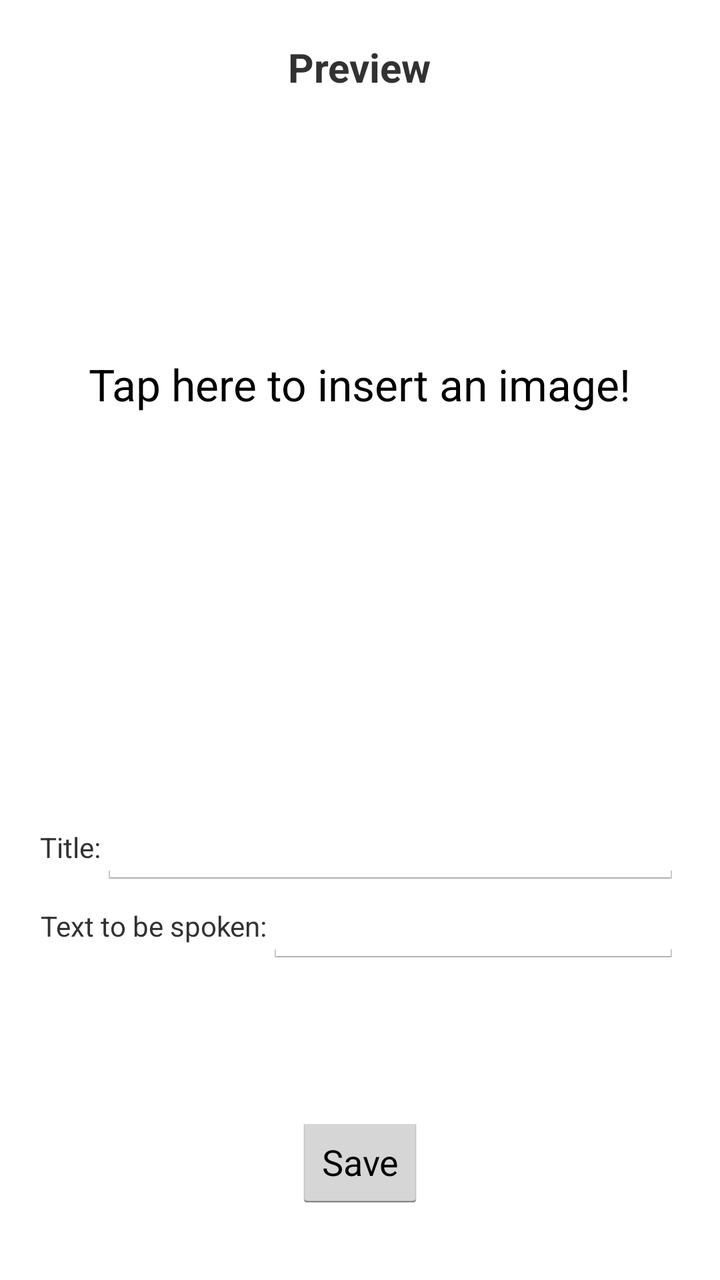
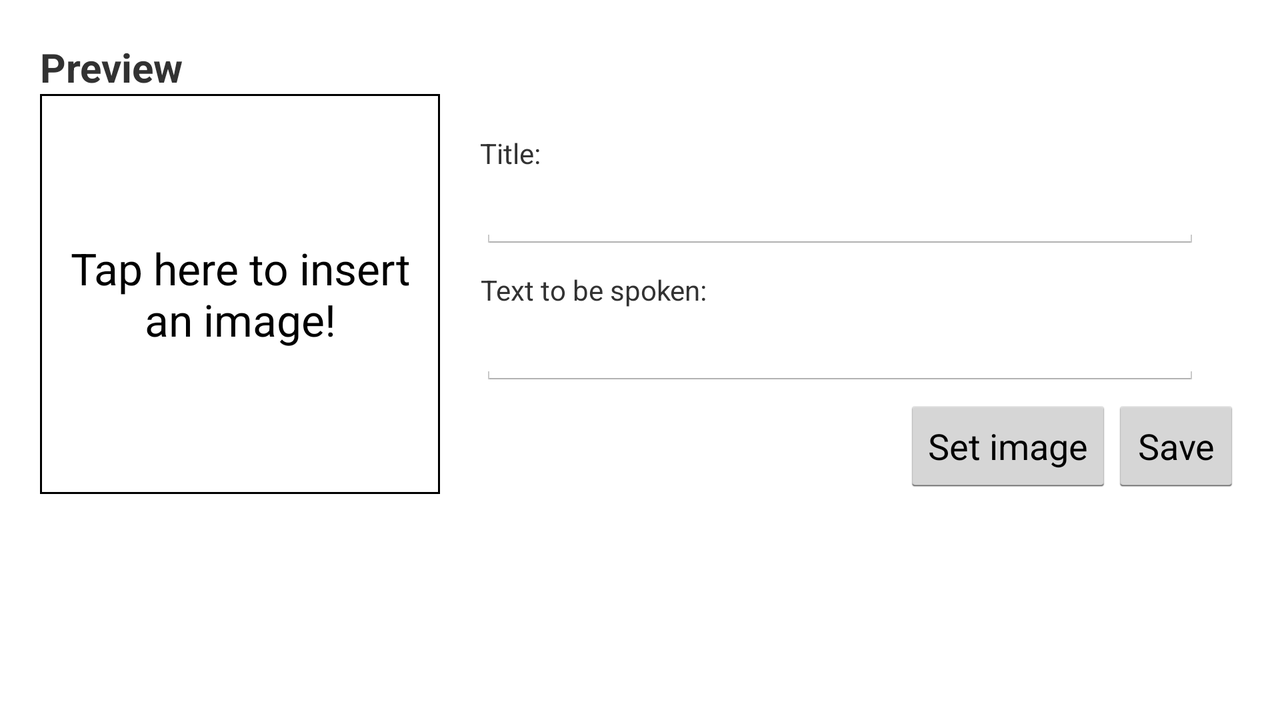

First picture: res/layout/ on a phone held upright. Second picture: the repository's own variant of that layout, on a device whose configuration matches the variant's folder. Source for both follows.
<!-- AndroidManifest.xml: application theme AppTheme -->
<!-- res/layout/create_button_activity_layout.xml -->
<?xml version="1.0" encoding="utf-8"?>
<LinearLayout xmlns:android="http://schemas.android.com/apk/res/android"
    android:layout_width="match_parent"
    android:layout_height="match_parent"
    android:gravity="bottom"
    android:weightSum="1"
    android:orientation="vertical"
    android:focusableInTouchMode="true"
    android:focusable="true">

    <RelativeLayout
        android:layout_width="match_parent"
        android:layout_height="0dp"
        android:layout_weight="0.6" >

        <TextView
            android:layout_marginTop="20dp"
            android:layout_width="wrap_content"
            android:layout_height="wrap_content"
            android:text="@string/preview"
            android:id="@+id/create_preview_label"
            android:layout_alignParentTop="true"
            android:layout_centerHorizontal="true"
            android:textStyle="bold"
            android:textSize="20sp" />

        <ImageButton
            android:layout_margin="10dp"
            android:id="@+id/CreateButtonImageBtn"
            android:layout_width="match_parent"
            android:layout_height="match_parent"
            android:background="@null"
            android:layout_centerHorizontal="true"
            android:layout_below="@+id/create_preview_label"
            android:onClick="doTapOnImage" />



        <TextView
            android:layout_width="wrap_content"
            android:layout_height="wrap_content"
            android:textAppearance="?android:attr/textAppearanceLarge"
            android:text="@string/tap_for_image"
            android:id="@+id/create_tap_label"
            android:layout_centerVertical="true"
            android:layout_centerHorizontal="true" />
    </RelativeLayout>

    <RelativeLayout
        android:layout_width="match_parent"
        android:layout_height="0dp"
        android:orientation="vertical"
        android:layout_weight="0.4"
        android:padding="20dp">

        <LinearLayout
            android:layout_width="match_parent"
            android:layout_height="wrap_content"
            android:id="@+id/title_layout">

            <TextView
                android:id="@+id/CreateButtonTitleLabel"
                android:layout_width="wrap_content"
                android:layout_height="match_parent"
                android:gravity="center"
                android:text="@string/c_title"
                android:layout_alignParentLeft="true"
                android:layout_alignParentStart="true" />

            <EditText
                android:id="@+id/CreateButtonTitleText"
                android:layout_width="match_parent"
                android:layout_height="wrap_content"
                android:ems="10"
                android:layout_alignParentRight="true"
                android:layout_alignParentEnd="true"/>
        </LinearLayout>

        <LinearLayout
            android:layout_width="match_parent"
            android:layout_height="wrap_content"
            android:id="@+id/text_layout"
            android:layout_below="@id/title_layout">

            <TextView
                android:id="@+id/CreateButtonTextLabel"
                android:layout_width="wrap_content"
                android:layout_height="match_parent"
                android:gravity="center"
                android:text="@string/c_text"
                android:layout_alignParentLeft="true"
                android:layout_alignParentStart="true" />

            <EditText
                android:id="@+id/CreateButtonTextText"
                android:layout_width="wrap_content"
                android:layout_height="wrap_content"
                android:layout_weight="1"
                android:ems="10"
                android:layout_alignParentRight="true"
                android:layout_alignParentEnd="true">


            </EditText>


        </LinearLayout>

        <LinearLayout
            android:layout_width="match_parent"
            android:layout_height="wrap_content"
            android:layout_alignParentBottom="true"
            android:layout_alignParentLeft="true"
            android:layout_alignParentStart="true"
            android:gravity="center">

            <Button
                android:layout_width="wrap_content"
                android:layout_height="wrap_content"
                android:layout_marginBottom="10dp"
                android:text="@string/save"
                android:id="@+id/button"
                android:onClick="doSave" />

        </LinearLayout>


    </RelativeLayout>

    <requestFocus />


</LinearLayout>
<!-- resources referenced by this layout -->
<resources>
  <string name="c_text">Text to be spoken:</string>
  <string name="c_title">Title:</string>
  <string name="preview">Preview</string>
  <string name="save">Save</string>
  <string name="tap_for_image">Tap here to insert an image!</string>
  <style name="AppTheme" parent="android:Theme.Holo.Light">
          
      </style>
</resources>
<!-- res/layout-land/create_button_activity_layout.xml (the author's variant of the layout above) -->
<!-- drawn on the phone turned sideways -->
<?xml version="1.0" encoding="utf-8"?>
<RelativeLayout xmlns:android="http://schemas.android.com/apk/res/android"
    android:layout_width="match_parent"
    android:layout_height="match_parent"
    android:focusableInTouchMode="true"
    android:background="@android:color/white"
    android:focusable="true"
    android:padding="20dp">

    <RelativeLayout
        android:layout_width="match_parent"
        android:layout_height="wrap_content"
        android:layout_alignParentTop="false"
        android:layout_alignParentLeft="false"
        android:id="@+id/relativeLayout">

        <TextView
            android:layout_width="wrap_content"
            android:layout_height="wrap_content"
            android:text="@string/preview"
            android:id="@+id/create_preview_label"
            android:textStyle="bold"
            android:textSize="20sp"
            android:layout_alignParentLeft="true"
            android:layout_alignParentStart="true" />


        <RelativeLayout
            android:orientation="vertical"
            android:layout_width="200dp"
            android:layout_height="200dp"
            android:background="@drawable/border_bg"
            android:id="@+id/linearLayout"
            android:layout_below="@+id/create_preview_label"
            android:layout_alignParentLeft="true"
            android:layout_alignParentStart="true"
            android:padding="2dp"
            android:clickable="true">

            <TextView
                android:layout_width="wrap_content"
                android:layout_height="match_parent"
                android:textAppearance="?android:attr/textAppearanceLarge"
                android:text="@string/tap_for_image"
                android:id="@+id/CreateButtonTapLabel"
                android:layout_centerHorizontal="true"
                android:gravity="center"
                android:layout_alignParentLeft="true"
                android:layout_alignParentTop="true" />

            <ImageButton
                android:id="@+id/CreateButtonImageBtn"
                android:layout_width="200dp"
                android:layout_height="200dp"
                android:onClick="doTapOnImage"
                android:scaleType="centerInside"
                android:layout_below="@+id/CreateButtonTapLabel"
                android:layout_alignParentLeft="true"
                android:layout_marginLeft="0dp"
                android:layout_alignParentTop="true"
                android:layout_marginTop="0dp"
                android:background="@null" />

        </RelativeLayout>

        <Button
            android:layout_width="wrap_content"
            android:layout_height="wrap_content"
            android:text="@string/save"
            android:id="@+id/button"
            android:onClick="doSave"
            android:layout_alignBottom="@+id/linearLayout"
            android:layout_alignParentRight="true"
            android:layout_alignParentEnd="true" />

        <Button
            android:layout_width="wrap_content"
            android:layout_height="wrap_content"
            android:text="@string/set_image"
            android:id="@+id/CreateButtonSetImageButton"
            android:onClick="doTapOnImage"
            android:layout_toStartOf="@+id/button"
            android:layout_alignTop="@+id/button"
            android:layout_toLeftOf="@+id/button" />

        <RelativeLayout
            android:layout_width="match_parent"
            android:layout_height="wrap_content"
            android:padding="20dp"
            android:id="@+id/relativeLayout2"
            android:layout_toEndOf="@+id/linearLayout"
            android:layout_alignTop="@+id/linearLayout"
            android:layout_toRightOf="@+id/linearLayout">

            <EditText
                android:id="@+id/CreateButtonTitleText"
                android:layout_width="match_parent"
                android:layout_height="wrap_content"
                android:ems="10"
                android:layout_toEndOf="@+id/CreateButtonTitleLabel"
                android:layout_below="@+id/CreateButtonTitleLabel"
                android:layout_alignParentLeft="true"
                android:layout_alignParentStart="true" />

            <TextView
                android:id="@+id/CreateButtonTitleLabel"
                android:layout_width="wrap_content"
                android:layout_height="wrap_content"
                android:gravity="center"
                android:text="@string/c_title"
                android:layout_alignParentTop="true"
                android:layout_alignParentLeft="true"
                android:layout_alignParentStart="true" />

            <TextView
                android:id="@+id/CreateButtonTextLabel"
                android:layout_width="wrap_content"
                android:layout_height="wrap_content"
                android:gravity="center"
                android:text="@string/c_text"
                android:layout_below="@+id/CreateButtonTitleText"
                android:layout_alignParentLeft="true"
                android:layout_alignParentStart="true"
                android:layout_marginTop="10dp" />

            <EditText
                android:id="@+id/CreateButtonTextText"
                android:layout_width="wrap_content"
                android:layout_height="wrap_content"
                android:layout_weight="1"
                android:ems="10"
                android:layout_below="@+id/CreateButtonTextLabel"
                android:layout_alignParentLeft="true"
                android:layout_alignParentStart="true"
                android:layout_alignParentRight="true"
                android:layout_alignParentEnd="true" />
        </RelativeLayout>

    </RelativeLayout>

    <requestFocus />


</RelativeLayout>
<!-- resources referenced by the variant -->
<!-- as the phone turned sideways resolves them -->
<resources>
  <!-- drawable border_bg (drawable) -->
  <?xml version="1.0" encoding="utf-8"?>
  <shape xmlns:android="http://schemas.android.com/apk/res/android"
      android:shape="rectangle">
      <stroke
          android:width="1dp"
          android:color="@android:color/black" />
  </shape>
  <string name="c_text">Text to be spoken:</string>
  <string name="c_title">Title:</string>
  <string name="preview">Preview</string>
  <string name="save">Save</string>
  <string name="set_image">Set image</string>
  <string name="tap_for_image">Tap here to insert an image!</string>
  <style name="AppTheme" parent="android:Theme.Holo.Light">
          
      </style>
</resources>
